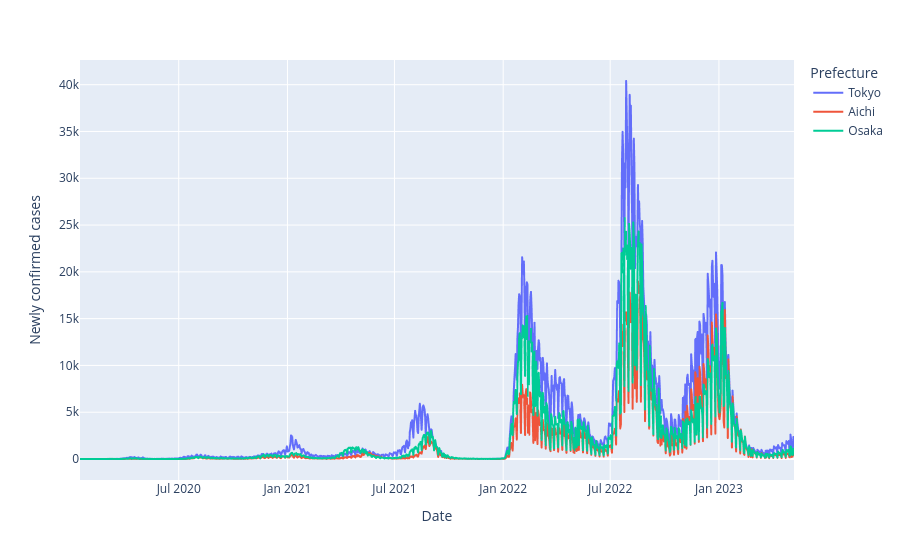

Write notebook code for a chart like this one.
### Markdown cell above
#### minimum
最低限構成で描画してもかなりサマになる。横幅を目いっぱい使うのがPlotly流。

### Code cell
import plotly
# オフラインHTML出力のためのおまじない
plotly.offline.init_notebook_mode(connected=False)


import plotly.express as px
fig = px.line(data,
              x = "Date",
              y = "Newly confirmed cases",
              color= "Prefecture",
             )
fig.show()

### Figure 1 — Plotly figure (JSON) as saved in the notebook; plotly's stock layout.template omitted (floating-point values rounded to 4 significant figures; data arrays with more than 128 entries replaced by an {"elided": "..."} marker saying what was removed)
{"data": [{"hovertemplate": "Prefecture=Tokyo<br>Date=%{x}<br>Newly confirmed cases=%{y}<extra></extra>", "legendgroup": "Tokyo", "line": {"color": "#636efa", "dash": "solid"}, "marker": {"symbol": "circle"}, "mode": "lines", "name": "Tokyo", "showlegend": true, "type": "scattergl", "x": {"elided": "1209 str values"}, "xaxis": "x", "y": {"elided": "1209 int values"}, "yaxis": "y"}, {"hovertemplate": "Prefecture=Aichi<br>Date=%{x}<br>Newly confirmed cases=%{y}<extra></extra>", "legendgroup": "Aichi", "line": {"color": "#EF553B", "dash": "solid"}, "marker": {"symbol": "circle"}, "mode": "lines", "name": "Aichi", "showlegend": true, "type": "scattergl", "x": {"elided": "1209 str values"}, "xaxis": "x", "y": {"elided": "1209 int values"}, "yaxis": "y"}, {"hovertemplate": "Prefecture=Osaka<br>Date=%{x}<br>Newly confirmed cases=%{y}<extra></extra>", "legendgroup": "Osaka", "line": {"color": "#00cc96", "dash": "solid"}, "marker": {"symbol": "circle"}, "mode": "lines", "name": "Osaka", "showlegend": true, "type": "scattergl", "x": {"elided": "1209 str values"}, "xaxis": "x", "y": {"elided": "1209 int values"}, "yaxis": "y"}], "layout": {"legend": {"title": {"text": "Prefecture"}, "tracegroupgap": 0}, "margin": {"t": 60}, "xaxis": {"anchor": "y", "domain": [0, 1], "title": {"text": "Date"}}, "yaxis": {"anchor": "x", "domain": [0, 1], "title": {"text": "Newly confirmed cases"}}}}
